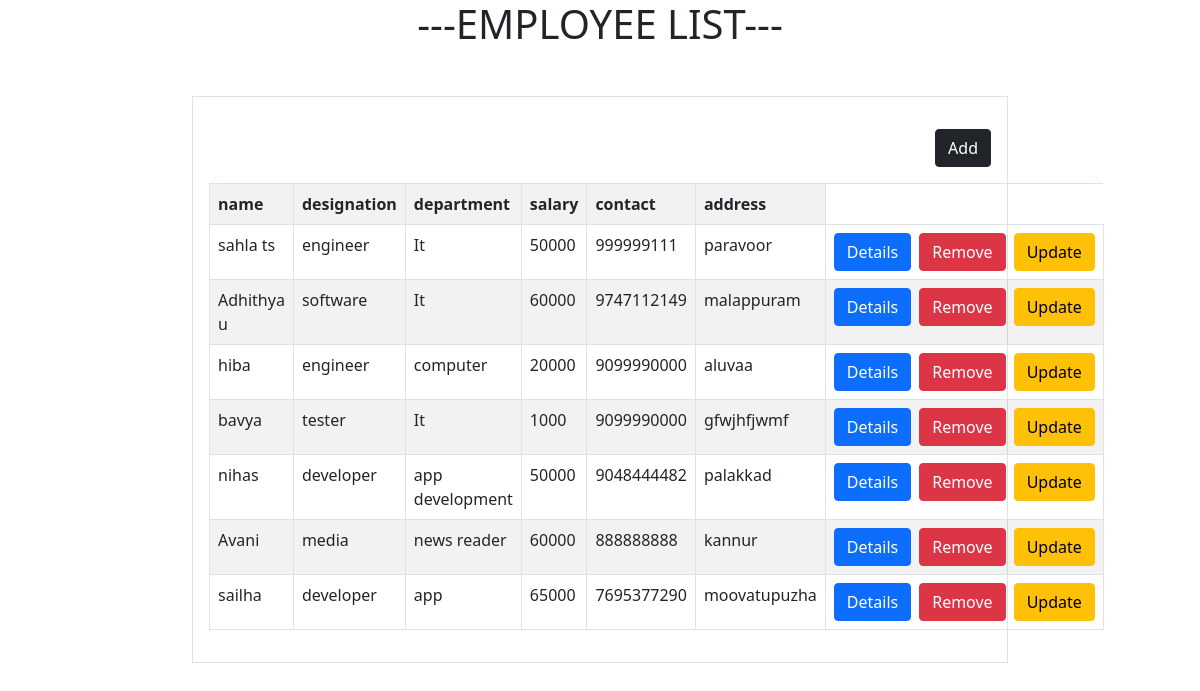
Page /list/ on the committed database.
### myapp/models.py (models this page shows)
class Employees(models.Model):
    name=models.CharField(max_length=200,null=True)
    designation=models.CharField(max_length=200,null=True)
    department=models.CharField(max_length=200,null=True)
    salary=models.IntegerField(null=True)
    contact=models.CharField(max_length=200,null=True)
    address=models.CharField(max_length=200,null=True)

### myapp/views.py (the view)
# urls.py: path('list/',views.EmployeListView.as_view(),name='employe_list'),
class EmployeListView(View):
        def get(self,request,*args,**kwargs):
            qs=Employees.objects.all()
            return render(request,"employe_list.html",{"employe":qs})

### myapp/templates/employe_list.html (shortened to what this page needs)
{%extends 'base.html'%}
{%block main_block%}
    <h1><center>---EMPLOYEE LIST---</center></h1>
        <div class="row mt-5">
            <div class="col-2"></div>
            <div class="col-8 border p-3">
                <div class="w-100 d-flex justify-content-end my-3">
                <a href="{%url 'Employe_create'%}" class="btn btn-dark">Add</a>
                </div>
                <table class="table  table-striped table-bordered" >
                    <tr>
                        <th>name</th>
                        <th>designation</th>
                        <th>department</th>
                        <th>salary</th>
                        <th>contact</th>
                        <th>address</th>
                    </tr>
                    {%for e in employe%}
                    <tr>
                        <td>{{e.name}}</td>
                        <td>{{e.designation}}</td>
                        <td>{{e.department}}</td>
                        <td>{{e.salary}}</td>
                        <td>{{e.contact}}</td>
                        <td>{{e.address}}</td>
                        <td>
                            <div class="d-grid gap-2 d-md-flex justify-content-md-end">
                            <a href="{%url 'employe_detail' e.id%}" class="btn btn-primary">Details</a>
                            <a href="{%url 'Employe_delete' e.id%}" class="btn btn-danger">Remove</a>
                            <a href="{%url 'employe_update' e.id%}" class="btn btn-warning">Update</a>
                            </div>
                        </td>
                    </tr>
                    {%endfor%}
                </table>
            </div>
        </div>
{%endblock%}

### myapp/templates/base.html (shortened to what this page needs)
<!DOCTYPE html>
<html lang="en">
<head>
    <link href="https://cdn.jsdelivr.net/npm/bootstrap@5.0.2/dist/css/bootstrap.min.css" rel="stylesheet">
</head>
<body>
        {%block main_block%}
        {%endblock%}
</body>
</html>

### rows in the picture
Employees: name "sahla ts", designation "engineer", department "It", salary "50000", contact "999999111", address "paravoor"
Employees: name "Adhithya u", designation "software", department "It", salary "60000", contact "9747112149", address "malappuram"
Employees: name "hiba", designation "engineer", department "computer", salary "20000", contact "9099990000", address "aluvaa"
Employees: name "bavya", designation "tester", department "It", salary "1000", contact "9099990000", address "gfwjhfjwmf"
Employees: name "nihas", designation "developer", department "app development", salary "50000", contact "9048444482", address "palakkad"
Employees: name "Avani", designation "media", department "news reader", salary "60000", contact "888888888", address "kannur"
Employees: name "sailha", designation "developer", department "app", salary "65000", contact "7695377290", address "moovatupuzha"
